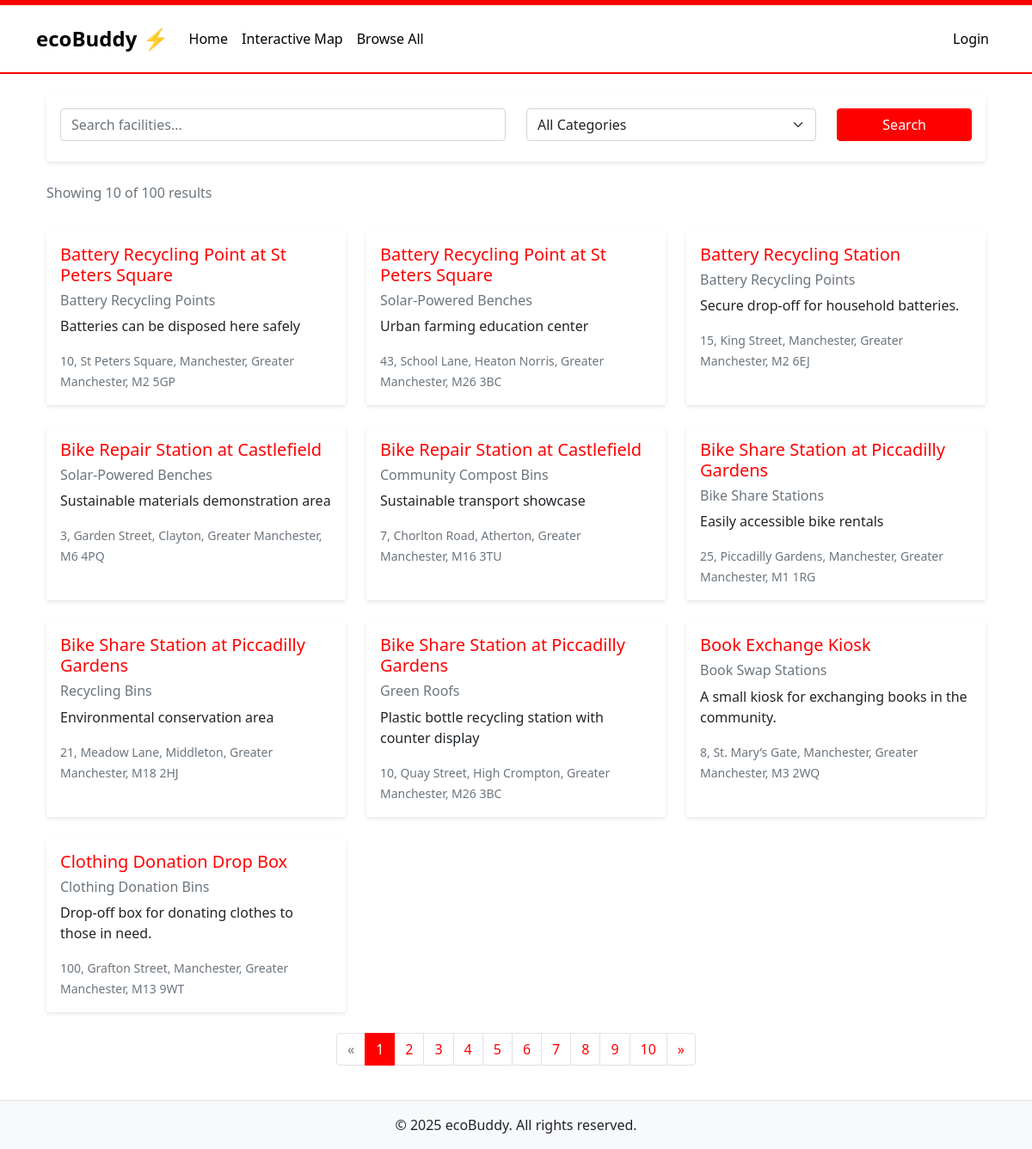
The page / on the database its author committed.
### tables this page shows
CREATE TABLE ecoFacilities (
                               id INTEGER PRIMARY KEY AUTOINCREMENT NOT NULL UNIQUE,
                               title VARCHAR(50) NOT NULL,
                               category INTEGER,
                               description VARCHAR(150) NOT NULL,
                               houseNumber VARCHAR(50),
                               streetName VARCHAR(50),
                               county VARCHAR(50),
                               town VARCHAR(50),
                               postcode VARCHAR(7) NOT NULL,
                               lng FLOAT NOT NULL,
                               lat FLOAT NOT NULL,
                               contributor INTEGER,
                               FOREIGN KEY (category) REFERENCES ecoCategories(id),
                               FOREIGN KEY (contributor) REFERENCES ecoUser(id)
);

CREATE TABLE "ecoCategories"
(
	id INTEGER not null
		primary key
		unique,
	name VARCHAR(50) not null
		unique
);

### index.php (called while the page is built, shortened)
<?php
require_once('Models/EcoFacilitySet.php');
require_once('Models/CategorySet.php');
$view = new stdClass();
$view->pageTitle = 'ecoBuddy ⚡';
$facilitySet = new EcoFacilitySet();
$categorySet = new CategorySet();
$page = isset($_GET['page']) ? max(1, intval($_GET['page'])) : 1;
$perPage = 10;
$view->searchTerm = isset($_GET['search'])
    ? filter_var($_GET['search'], FILTER_SANITIZE_STRING)
    : '';
$view->selectedCategory = isset($_GET['category'])
    ? filter_var($_GET['category'], FILTER_SANITIZE_NUMBER_INT)
    : null;
$view->facilities = $facilitySet->searchFacilities(
    $view->searchTerm,
    $view->selectedCategory,
    $page,
    $perPage
);
$totalItems = $facilitySet->getTotalCount(
    $view->searchTerm,
    $view->selectedCategory
);
$view->currentPage = $page;
$view->totalPages = ceil($totalItems / $perPage);
$view->resultMessage = $totalItems > 0
    ? "Showing " . count($view->facilities) . " of " . $totalItems . " results"
    : "No facilities found";
$view->categories = $categorySet->fetchAllCategories();
$view->resultCount = count($view->facilities);
require_once('Views/index.phtml');
?>

### Models/Database.php (called while the page is built, shortened)
<?php
class Database {
    private static $instance = null;
    private $dbConnection;
    private function __construct() {
        try {
            $this->dbConnection = new PDO('sqlite:' . __DIR__ . '/../db/ecobuddy.sqlite');
            $this->dbConnection->setAttribute(PDO::ATTR_ERRMODE, PDO::ERRMODE_EXCEPTION);
        }
        catch (PDOException $e) {
            echo "Database Connection Error: " . $e->getMessage();
            exit();
        }
    }
    public static function getInstance() {
        if (self::$instance === null) {
            self::$instance = new self();
        }
        return self::$instance;
    }
    public function getdbConnection() {
        return $this->dbConnection;
    }
}

### Models/EcoFacilitySet.php (called while the page is built, shortened)
<?php
require_once('Database.php');
require_once('EcoFacility.php');
class EcoFacilitySet {
    protected $_dbHandle;
    public function __construct() {
        $this->_dbInstance = Database::getInstance();
        $this->_dbHandle = $this->_dbInstance->getdbConnection();
    }
    public function getTotalCount($searchTerm = '', $category = null, $additionalFilters = []) {
        $sql = 'SELECT COUNT(*) as count FROM ecoFacilities WHERE 1=1';
        $params = [];
        $statement = $this->_dbHandle->prepare($sql);
        $statement->execute();
        $result = $statement->fetch();
        return $result['count'];
    }
    public function searchFacilities(
        $searchTerm = '',
        $category = null,
        $page = 1,
        $perPage = 10,
        $additionalFilters = [],
        $sortBy = 'title',
        $sortDir = 'asc'
    ) {
        $offset = ($page - 1) * $perPage;
        $allowedSortFields = ['title', 'category', 'town', 'county', 'postcode'];
        $sortDir = strtolower($sortDir) === 'desc' ? 'DESC' : 'ASC';
        $sql = 'SELECT * FROM ecoFacilities WHERE 1=1';
        $sql .= " ORDER BY $sortBy $sortDir LIMIT :limit OFFSET :offset";
        $statement = $this->_dbHandle->prepare($sql);
        $statement->bindValue(':limit', $perPage, PDO::PARAM_INT);
        $statement->bindValue(':offset', $offset, PDO::PARAM_INT);
        $statement->execute();
        $dataSet = [];
        while ($row = $statement->fetch()) {
            $dataSet[] = new EcoFacility($row);
        }
        return $dataSet;
    }
}

### Models/EcoFacility.php (called while the page is built, shortened)
<?php
class EcoFacility {
    protected $_title;
    protected $_category;
    protected $_description;
    protected $_houseNumber;
    protected $_streetName;
    protected $_county;
    protected $_town;
    protected $_postcode;
    public function __construct($dbRow) {
        $this->_title = $dbRow['title'];
        $this->_category = $dbRow['category'];
        $this->_description = $dbRow['description'];
        $this->_houseNumber = $dbRow['houseNumber'];
        $this->_streetName = $dbRow['streetName'];
        $this->_county = $dbRow['county'];
        $this->_town = $dbRow['town'];
        $this->_postcode = $dbRow['postcode'];
    }
    public function getTitle() { return $this->_title; }
    public function getCategory() { return $this->_category; }
    public function getDescription() { return $this->_description; }
    public function getFullAddress() {
        return implode(", ", array_filter([
            $this->_houseNumber,
            $this->_streetName,
            $this->_town,
            $this->_county,
            $this->_postcode
        ]));
    }
}

### Models/CategorySet.php (called while the page is built, shortened)
<?php
require_once('Database.php');
class Category {
    protected $_id;
    protected $_name;
    public function __construct($dbRow) {
        $this->_id = $dbRow['id'];
        $this->_name = $dbRow['name'];
    }
    public function getId() { return $this->_id; }
    public function getName() { return $this->_name; }
}
class CategorySet {
    protected $_dbHandle;
    public function __construct() {
        $this->_dbInstance = Database::getInstance();
        $this->_dbHandle = $this->_dbInstance->getdbConnection();
    }
    public function fetchAllCategories() {
        $sqlQuery = 'SELECT * FROM ecoCategories ORDER BY name';
        $statement = $this->_dbHandle->prepare($sqlQuery);
        $statement->execute();
        $dataSet = [];
        while ($row = $statement->fetch()) {
            $dataSet[] = new Category($row);
        }
        return $dataSet;
    }
}

### Views/index.phtml (the view, shortened to what this page needs)
<?php require('template/header.phtml') ?>
    <div class="container mt-4">
        <div class="row mb-4">
            <div class="col">
                <form class="card p-3" method="GET">
                    <div class="row">
                        <div class="col-md-6 mb-2">
                            <input
                                    type="text"
                                    name="search"
                                    class="form-control"
                                    placeholder="Search facilities..."
                                    value="<?php echo htmlspecialchars($view->searchTerm); ?>"
                                    aria-label="Search facilities"
                            >
                        </div>
                        <div class="col-md-4 mb-2">
                            <select
                                    name="category"
                                    class="form-select"
                                    aria-label="Filter by category"
                            >
                                <option value="">All Categories</option>
                            </select>
                        </div>
                        <div class="col-md-2">
                            <button type="submit" class="btn btn-primary w-100">
                                Search
                            </button>
                        </div>
                    </div>
                </form>
            </div>
        </div>
        <div class="row mb-3">
            <div class="col">
                <p class="text-muted">
                    <?php echo htmlspecialchars($view->resultMessage); ?>
                </p>
            </div>
        </div>
        <div class="row row-cols-1 row-cols-md-3 g-4 mb-4">
            <?php foreach ($view->facilities as $facility): ?>
                <div class="col">
                    <div class="card h-100">
                        <div class="card-body">
                            <h5 class="card-title">
                                <?php echo htmlspecialchars($facility->getTitle()); ?>
                            </h5>
                            <h6 class="card-subtitle mb-2 text-muted">
                                <?php
                                foreach ($view->categories as $category) {
                                    if ($category->getId() == $facility->getCategory()) {
                                        echo htmlspecialchars($category->getName());
                                        break;
                                    }
                                }
                                ?>
                            </h6>
                            <p class="card-text">
                                <?php echo htmlspecialchars($facility->getDescription()); ?>
                            </p>
                            <p class="card-text">
                                <small class="text-muted">
                                    <?php echo htmlspecialchars($facility->getFullAddress()); ?>
                                </small>
                            </p>
                        </div>
                    </div>
                </div>
            <?php endforeach; ?>
        </div>
        <?php if ($view->totalPages > 1): ?>
            <nav aria-label="Page navigation">
                <ul class="pagination justify-content-center">
                    <li class="page-item <?php echo $view->currentPage <= 1 ? 'disabled' : ''; ?>">
                        <a class="page-link"
                           href="?page=<?php echo $view->currentPage - 1; ?><?php
                           echo !empty($view->searchTerm) ? '&search=' . urlencode($view->searchTerm) : '';
                           echo $view->selectedCategory ? '&category=' . $view->selectedCategory : '';
                           ?>"
                           aria-label="Previous"
                        >
                            <span aria-hidden="true">&laquo;</span>
                        </a>
                    </li>
                    <?php for ($i = 1; $i <= $view->totalPages; $i++): ?>
                        <li class="page-item <?php echo $view->currentPage == $i ? 'active' : ''; ?>">
                            <a class="page-link"
                               href="?page=<?php echo $i; ?><?php
                               echo !empty($view->searchTerm) ? '&search=' . urlencode($view->searchTerm) : '';
                               echo $view->selectedCategory ? '&category=' . $view->selectedCategory : '';
                               ?>"
                            >
                                <?php echo $i; ?>
                            </a>
                        </li>
                    <?php endfor; ?>
                    <li class="page-item <?php echo $view->currentPage >= $view->totalPages ? 'disabled' : ''; ?>">
                        <a class="page-link"
                           href="?page=<?php echo $view->currentPage + 1; ?><?php
                           echo !empty($view->searchTerm) ? '&search=' . urlencode($view->searchTerm) : '';
                           echo $view->selectedCategory ? '&category=' . $view->selectedCategory : '';
                           ?>"
                           aria-label="Next"
                        >
                            <span aria-hidden="true">&raquo;</span>
                        </a>
                    </li>
                </ul>
            </nav>
        <?php endif; ?>
    </div>
<?php require('template/footer.phtml') ?>

### css/my-style.css (style rules this page uses)
body { min-height: 100vh; display: flex; flex-direction: column; background-color: #fff; }
.card { border: none; box-shadow: 0 2px 4px rgba(0,0,0,0.1); transition: transform 0.2s ease-in-out; }
.card-title { color: #f00; margin-bottom: 0.75rem; }
.btn-primary { background-color: #f00; border-color: #f00; transition: all 0.2s ease-in-out; }
.pagination .page-link { color: #f00; transition: all 0.2s ease-in-out; }
.pagination .page-item.active .page-link { background-color: #f00; border-color: #f00; color: #fff; }

### rows shown on the page
ecofacilities: title "Battery Recycling Point at St Peters Square", description "Batteries can be disposed here safely", $facility->getFullAddress() "10, St Peters Square, Manchester, Greater Manchester, M2 5GP"
ecocategories: name "Battery Recycling Points"
ecofacilities: title "Battery Recycling Point at St Peters Square", description "Urban farming education center", $facility->getFullAddress() "43, School Lane, Heaton Norris, Greater Manchester, M26 3BC"
ecocategories: name "Solar-Powered Benches"
ecofacilities: title "Battery Recycling Station", description "Secure drop-off for household batteries.", $facility->getFullAddress() "15, King Street, Manchester, Greater Manchester, M2 6EJ"
ecofacilities: title "Bike Repair Station at Castlefield", description "Sustainable materials demonstration area", $facility->getFullAddress() "3, Garden Street, Clayton, Greater Manchester, M6 4PQ"
ecofacilities: title "Bike Repair Station at Castlefield", description "Sustainable transport showcase", $facility->getFullAddress() "7, Chorlton Road, Atherton, Greater Manchester, M16 3TU"
ecocategories: name "Community Compost Bins"
ecofacilities: title "Bike Share Station at Piccadilly Gardens", description "Easily accessible bike rentals", $facility->getFullAddress() "25, Piccadilly Gardens, Manchester, Greater Manchester, M1 1RG"
ecocategories: name "Bike Share Stations"
ecofacilities: title "Bike Share Station at Piccadilly Gardens", description "Environmental conservation area", $facility->getFullAddress() "21, Meadow Lane, Middleton, Greater Manchester, M18 2HJ"
ecocategories: name "Recycling Bins"
ecofacilities: title "Bike Share Station at Piccadilly Gardens", description "Plastic bottle recycling station with counter display", $facility->getFullAddress() "10, Quay Street, High Crompton, Greater Manchester, M26 3BC"
ecocategories: name "Green Roofs"
ecofacilities: title "Book Exchange Kiosk", description "A small kiosk for exchanging books in the community.", $facility->getFullAddress() "8, St. Mary’s Gate, Manchester, Greater Manchester, M3 2WQ"
ecocategories: name "Book Swap Stations"
ecofacilities: title "Clothing Donation Drop Box", description "Drop-off box for donating clothes to those in need.", $facility->getFullAddress() "100, Grafton Street, Manchester, Greater Manchester, M13 9WT"
ecocategories: name "Clothing Donation Bins"

### other values the page prints
$view->resultMessage "Showing 10 of 100 results"
